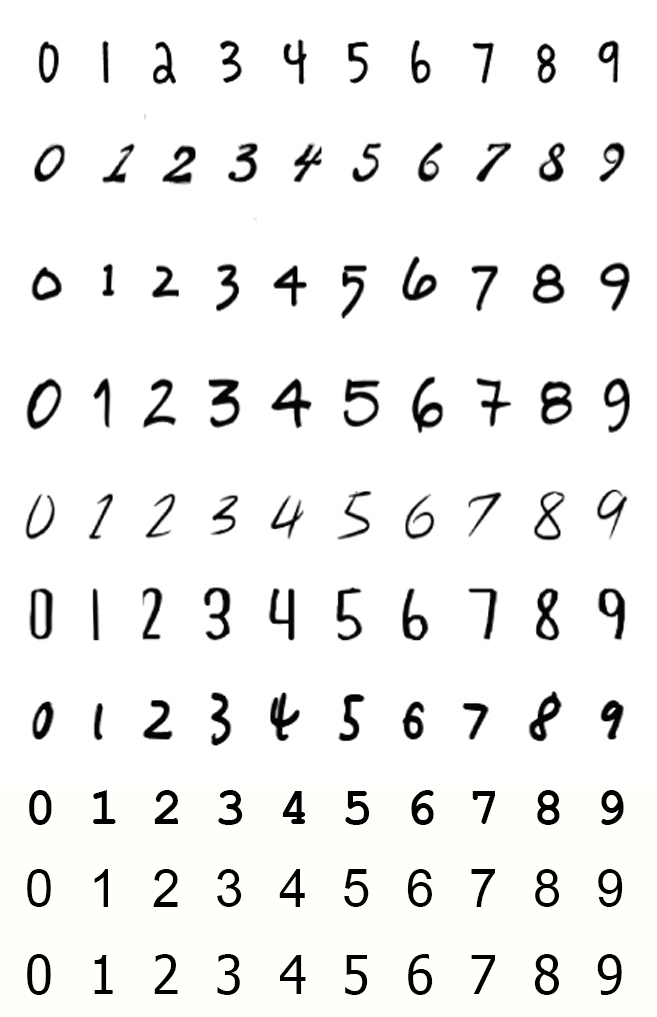
#> input picture digits.jpg, 657 x 1017 px
$ python training.py   (older library calls are emulated)
#> lines starting #> are read from the running program, lines starting #| are printed output that depends on the picture; after the words box and inside, x2 and y2 are one past the last pixel; in counts of white or black regions, pixels touching at a corner belong together
import sys

import numpy as np
import cv2

im = cv2.imread('digits.jpg')
#> im is the input picture: shape (1017, 657, 3); mean B, G, R 238.8, 239.8, 239.6
im3 = im.copy()

kernel = np.ones((1,1), np.uint8)
im = cv2.dilate(im, kernel, iterations=1)
im = cv2.erode(im, kernel, iterations=1)
gray = cv2.cvtColor(im,cv2.COLOR_BGR2GRAY)

blur = cv2.GaussianBlur(gray,(5,5),0)
thresh = cv2.adaptiveThreshold(gray,255,1,1,11,2)
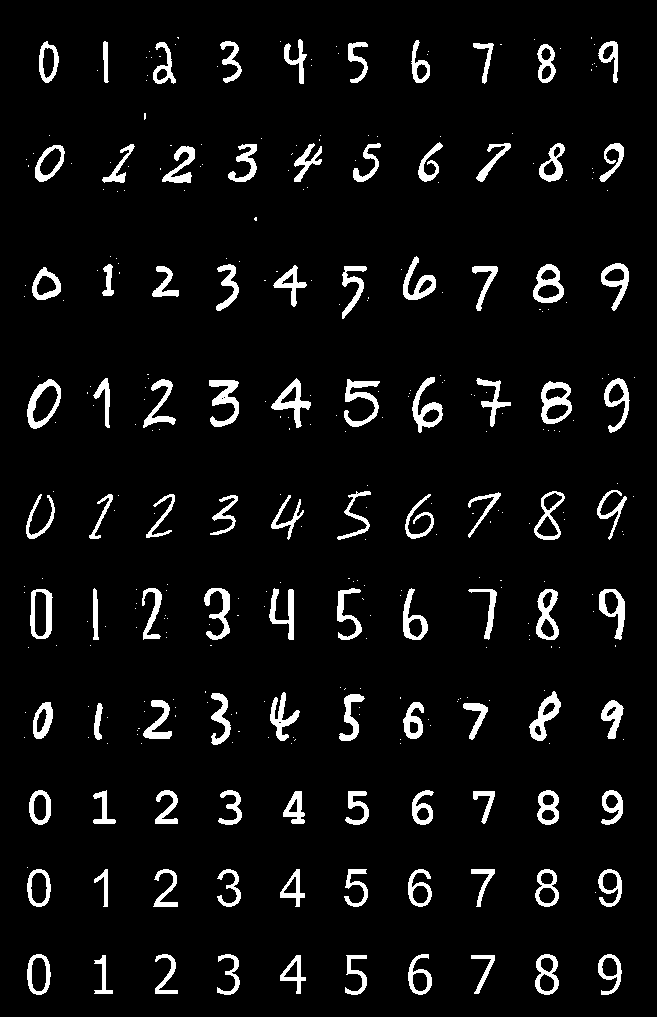
#> thresh: shape (1017, 657); 6.1% white; 343 white regions (243 under 20 px)

#################      Now finding Contours         ###################

_,contours,hierarchy = cv2.findContours(thresh,cv2.RETR_LIST,cv2.CHAIN_APPROX_SIMPLE)
#> contours = 398 contours, 247 with area under 20; largest, box (x1, y1, x2, y2) and area: (27, 379, 61, 429) 1101, (541, 381, 572, 424) 1018, (30, 589, 53, 639) 943, (533, 264, 564, 303) 852, (534, 491, 565, 540) 812

samples =  np.empty((0,100))
responses = []
keys = [i for i in range(48,58)]

for cnt in contours:
    if cv2.contourArea(cnt)>50:
        [x,y,w,h] = cv2.boundingRect(cnt)

        if  h>28:
            cv2.rectangle(im,(x,y),(x+w,y+h),(0,0,255),2)
            roi = thresh[y:y+h,x:x+w]
            roismall = cv2.resize(roi,(10,10))
            imS = cv2.resize(im, (960, 540))
            cv2.imshow('norm',imS)
            key = cv2.waitKey(0)

            if key == 27:  # (escape to quit)
                sys.exit()
#> (the program exits here)

$ run again, with book.jpg copied over digits.jpg
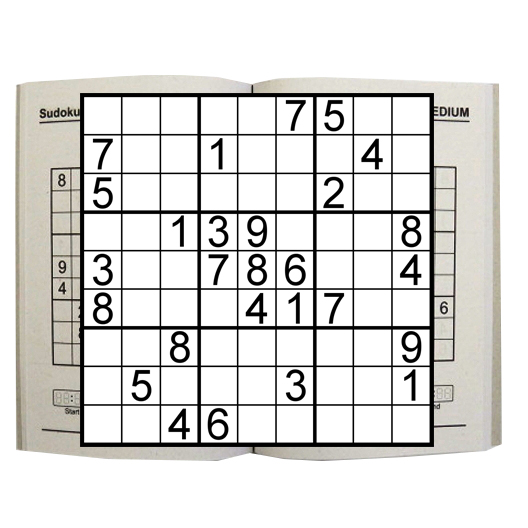
#> input picture book.jpg, 528 x 528 px
#> im is the input picture: shape (528, 528, 3); mean B, G, R 218.9, 221.1, 222
#> `blur = cv2.GaussianBlur(gray,(5,5),0)`:
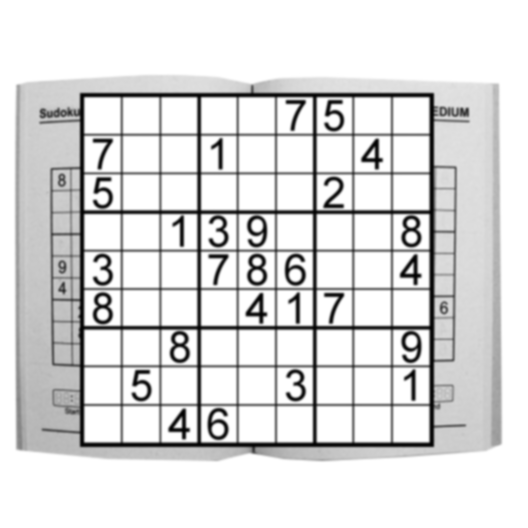
#> blur: shape (528, 528); min 0, max 255, mean 221.1
#> `thresh = cv2.adaptiveThreshold(gray,255,1,1,11,2)`:
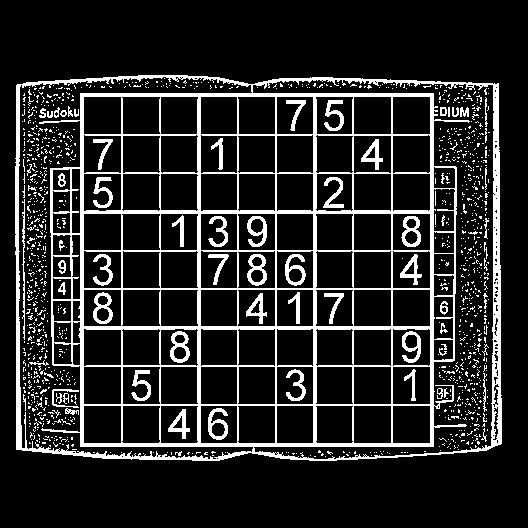
#> thresh: shape (528, 528); 14.9% white; 1267 white regions (1196 under 20 px)
#> contours = 1501 contours, 1330 with area under 20; largest, box (x1, y1, x2, y2) and area: (15, 75, 502, 461) 182308, (252, 79, 495, 460) 21174, (18, 76, 254, 460) 20320, (392, 405, 431, 444) 1442, (353, 405, 392, 444) 1442
